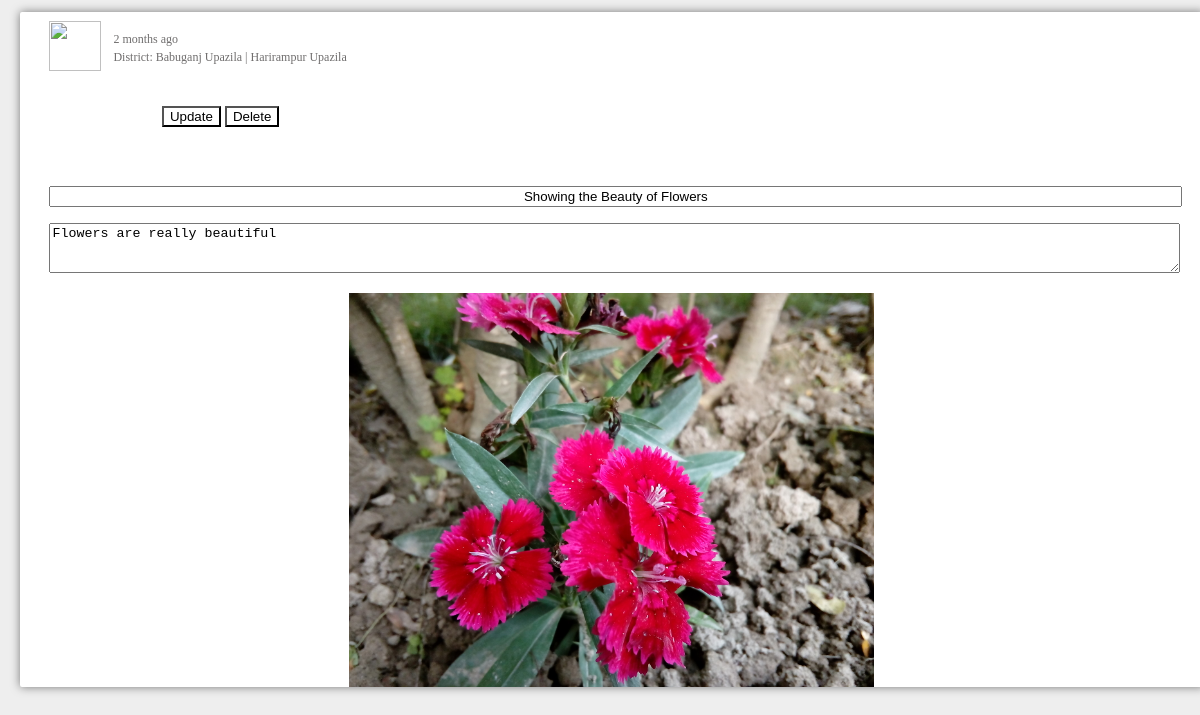
Screenshot of /edit_post.php?post_id=13 with the database file from the repository.
### tables this page shows
CREATE TABLE `complaint` (
  `post_id` int(100) NOT NULL,
  `user_id` varchar(40) NOT NULL,
  `user_fullname` varchar(40) NOT NULL,
  `post_title` text NOT NULL,
  `post_text` text NOT NULL,
  `attatchment` varchar(100) NOT NULL,
  `date_time` timestamp NOT NULL DEFAULT CURRENT_TIMESTAMP,
  `post_type` varchar(40) NOT NULL,
  `upazila_code` varchar(40) NOT NULL,
  `district_code` varchar(50) NOT NULL,
  `post_date` date NOT NULL
);

CREATE TABLE `upazilas` (
  `id` int(2) UNSIGNED NOT NULL,
  `district_id` int(2) UNSIGNED NOT NULL,
  `name` varchar(30) NOT NULL,
  `bn_name` varchar(50) NOT NULL
);

### main/functions.php (called while the page is built, shortened)
<?php
	class  Main{
		public function timeAgo($time_ago){
  $time_ago        = strtotime($time_ago);
  $current_time    = time();
  $time_difference = $current_time - $time_ago;
  $seconds         = $time_difference;
  $minutes = round($seconds / 60);
  $hours   = round($seconds / 3600);
  $days    = round($seconds / 86400);
  $weeks   = round($seconds / 604800);
  $months  = round($seconds / 2629440);
  $years   = round($seconds / 31553280);
  if ($seconds <= 60){
    return "Just Now";
  } else if ($minutes <= 60){
    if ($minutes == 1){
      return "one minute ago";
    } else {
      return "$minutes minutes ago";
    }
  } else if ($hours <= 24){
    if ($hours == 1){
      return "an hour ago";
    } else {
      return "$hours hrs ago";
    }
  } else if ($days <= 7){
    if ($days == 1){
      return "yesterday";
    } else {
      return "$days days ago";
    }
  } else if ($weeks <= 4.3){
    if ($weeks == 1){
      return "a week ago";
    } else {
      return "$weeks weeks ago";
    }
  } else if ($months <= 12){
    if ($months == 1){
      return "a month ago";
    } else {
      return "$months months ago";
    }
  } else {
    if ($years == 1){
      return "one year ago";
    } else {
      return "$years years ago";
    }
  }
		}
	}
?>

### edit_post.php (the view, shortened to what this page needs)
<?php
	include 'main/functions.php';
	$get    = new Main;
	$post_id=$_GET['post_id'];
include 'connection.php';
?>
<!DOCTYPE html>
<html lang="en">
<head>
	<link rel="stylesheet" href="css/home.css">
	<link rel="stylesheet" href="css/profile.css">
</head>
<body>
<?php
$get_upazila_code = mysqli_query($conn, "SELECT upazila_code FROM complaint WHERE post_id='$post_id'");
		while ($row = mysqli_fetch_array($get_upazila_code))
	       {
	       	$upa_code= $row['upazila_code'];
	       }
$get_upazila_name = mysqli_query($conn, "SELECT name FROM upazilas WHERE id='$upa_code'");
		while ($row = mysqli_fetch_array($get_upazila_name))
	       {
	       	$upazila_name= $row['name'];
	       }
$get_district_code = mysqli_query($conn, "SELECT district_code FROM complaint WHERE post_id='$post_id'");
		while ($row = mysqli_fetch_array($get_district_code))
	       {
	       	$district_code= $row['district_code'];
	       }
$get_district_name = mysqli_query($conn, "SELECT name FROM upazilas WHERE id='$district_code'");
		while ($row = mysqli_fetch_array($get_district_name))
	       {
	       	$district_name= $row['name'];
	       }
$sql = mysqli_query($conn, "SELECT * FROM complaint WHERE post_id='$post_id'");
		$row_post = mysqli_fetch_array($sql);
		$time_ago=$row_post['date_time'];
?>
							<div class="post-show" style="width: 100%; margin-left: 1%;">
								<div class="post-show-inner">
									<form action="post_update_sql.php" method="post">
									<div class="post-header">
										<div class="post-left-box">
											<div class="id-img-box"><img src="uploads/<?php echo $pro_image; ?>"></img></div>
											<div class="id-name">
												<ul>
													<li><small style="color: #706E6E"><?php echo $get->timeAgo($time_ago); ?></small></li>
													<li><small style="color: #706E6E;">District: <?php echo $district_name; ?> | <?php echo $upazila_name; ?></small></li>
												</ul>
											</div>
										</div>
									</div>
										<div style="margin: 3% 10%;">
											<button style="background-color: transparent;" name="udate_btn">Update</button>
											<button style="background-color: transparent;" name="delete_btn">Delete</button>
										</div>
									<br>
									<div class="post-body">
										<div class="post-header-text">
											<input style="width: 100%; text-align: center;" type="text" name="post_title" value="<?php echo $row_post['post_title']; ?>" required>
											<p><textarea style="width: 100%; max-width: 100%; min-width: 100%; height: 44px;" name="post_text" id="" cols="30" rows="10" required><?php echo $row_post['post_text']; ?></textarea></p>
										</div>
										<div class="post-img">
											<center>
											<img align="center" src="post_image/<?php echo $row_post['attatchment']; ?>" style="color: gray;" alt="No Image Available"></img>
											</center>
										</div>
									</div>
								</form>
								</div>
							</div>
</body>
</html>

### css/home.css (style rules this page uses)
* { font-family: 'Siyam Rupali' 'The Times New Roman'; src: url('https://bits.wikimedia.org/static-current/extensions/UniversalLanguageSelector/data/fontrepo/fonts/SiyamRupali/SiyamRupali.eot?version=1.070'); src: local('Siyam Rupali'), url('https://bits.wikimedia.org/static-current/extensions/UniversalLanguageSelector/data/fontrepo/fonts/SiyamRupali/SiyamRupali.woff?version=1.070') format('woff'), url('https://bits.wikimedia.org/static-current/extensions/UniversalLanguageSelector/data/fontrepo/fonts/SiyamRupali/SiyamRupali.ttf?version=1.070') format('truetype'); font-style: normal; }
body { background-color: #eeeeee; }
.post-show { width: 40%; margin-left: 30%; margin-top: 1%; margin-bottom: 2%; background: #FFF none repeat scroll 0% 0%; border-radius: 2px; background-color: white; box-shadow: 0 0 10px rgba(0,0,0,0.5); }
.post-show-inner { width:95%; margin:10px auto; }
.post-header { width:100%; height:60px; }
.post-header-text { margin:8px 0px; }
.post-img { width:100%; height:auto; max-height:400px; }
.post-img img { max-width:100%; max-height:394px; }
.post-left-box { width:80%; height:auto; }
.post-left-box ul { list-style:none; }
.post-left-box ul li { display:block; padding-left: -5px; }
.post-left-box ul li small { font-size: 12px; color: #D2D1D1; }
.id-img-box { width:52px; height:50px; float:left; margin-top: 1%; }
.id-img-box img { width:100%; height:100%; }
.id-name { padding-left: 24px; padding-top: 1px; }

### css/profile.css (style rules this page uses)
* { font-family: 'Siyam Rupali' 'The Times New Roman'; src: url('https://bits.wikimedia.org/static-current/extensions/UniversalLanguageSelector/data/fontrepo/fonts/SiyamRupali/SiyamRupali.eot?version=1.070'); src: local('Siyam Rupali'), url('https://bits.wikimedia.org/static-current/extensions/UniversalLanguageSelector/data/fontrepo/fonts/SiyamRupali/SiyamRupali.woff?version=1.070') format('woff'), url('https://bits.wikimedia.org/static-current/extensions/UniversalLanguageSelector/data/fontrepo/fonts/SiyamRupali/SiyamRupali.ttf?version=1.070') format('truetype'); font-style: normal; }
body { background-color: #eeeeee; }

### rows the page displays
complaint: date_time "2 months ago", post_title "Showing the Beauty of Flowers", post_text "Flowers are really beautiful", attatchment (picture)
upazilas: name "Babuganj Upazila"
upazilas: name "Harirampur Upazila"
